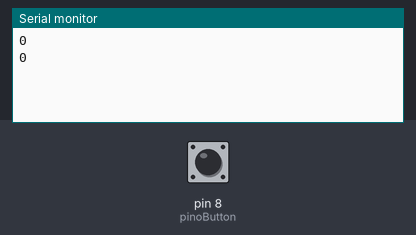
Simulated run of this sketch. Board: Arduino Uno, built with avr-gcc and run on an emulated ATmega328P. Shown: the last lines printed to the serial monitor. The test bench sets the inputs (shaded band); at power-on: pin 8 (pinoButton) LOW.

Above: at 2.2 s.
2.3 s: pin 8 (pinoButton) pulled HIGH for 1 s
At 3.8 s:
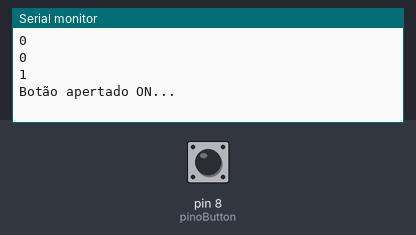
4.8 s: pin 8 (pinoButton) pulled HIGH for 0.4 s
At 5.5 s:
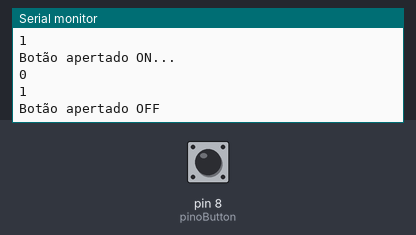

Measured:
- after the input at 2.3 s, the serial monitor: prints a new line after 0.70 s (image 1)
- after the input at 4.8 s, the serial monitor: prints a new line after 0.20 s (image 2)

The sketch:

PushButton.ino
```cpp
//*Declaração da constante que armazena o pino do push button*/
#define pinoButton 8

//declaração da variavel de estado do botão
bool status = false;

void setup() {
  // Definir a modalidade do pino
  pinMode(pinoButton, INPUT);


  Serial.begin(9600);

  delay(1000);  //parada estratégica
}

void loop() {
  //Lendo o pino digtal através da constante
  Serial.println(digitalRead(pinoButton));

  if (digitalRead(pinoButton) == 1 && status == false) {
    Serial.println("Botão apertado ON...");
    status = true;
  }

  else if (digitalRead(pinoButton) == 1 && status == true) {
    Serial.println("Botão apertado OFF");
    status = false;
  }

  delay(1000);  //parada estratégica para a leitura
}
```
